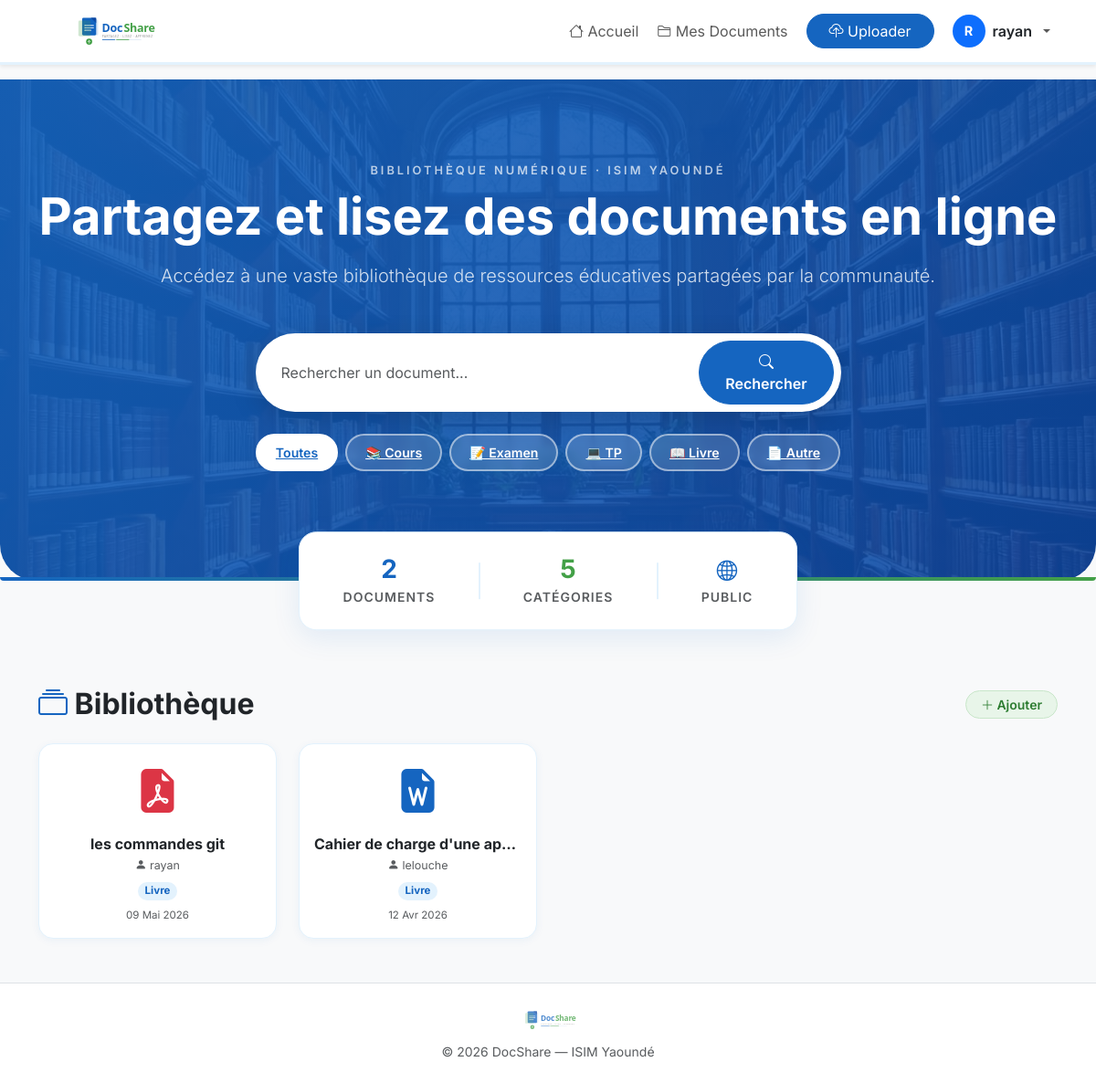
Screenshot of / (signed in) with the database file from the repository.
### core/models.py (models this page shows, shortened)
class Document(models.Model):
    titre = models.CharField(max_length=255)
    description = models.TextField(blank=True)
    fichier = models.FileField(upload_to='documents/')
    categorie = models.CharField(max_length=100)
    auteur = models.ForeignKey(User, on_delete=models.CASCADE)
    date_upload = models.DateTimeField(auto_now_add=True)

### core/views.py (the view)
# urls.py: path('', views.home, name='home'),
def home(request):
    documents = Document.objects.all().order_by('-date_upload')
    categorie_filtre = request.GET.get('categorie', '')
    if categorie_filtre:
        documents = documents.filter(categorie=categorie_filtre)
    search = request.GET.get('search', '')
    if search:
        documents = documents.filter(
            Q(titre__icontains=search) | Q(description__icontains=search)
        )
    paginator = Paginator(documents, 12)
    page_num = request.GET.get('page', 1)
    documents_page = paginator.get_page(page_num)
    return render(request, 'core/home.html', {
        'documents': documents_page,
        'categories': CATEGORIES,
        'categorie_filtre': categorie_filtre,
        'search': search,
    })

### core/templates/core/home.html (shortened to what this page needs)
{% extends 'core/base.html' %}
{% load static %}
{% block content %}
<header class="hero-section text-center fade-in">
    <div class="container">
        <p class="text-uppercase fw-semibold mb-2" style="letter-spacing:3px; color:rgba(255,255,255,0.7); font-size:0.8rem;">
            Bibliothèque numérique · ISIM Yaoundé
        </p>
        <h1 class="display-4 fw-bold mb-3">Partagez et lisez des documents en ligne</h1>
        <p class="lead mb-5" style="color:rgba(255,255,255,0.8);">Accédez à une vaste bibliothèque de ressources éducatives partagées par la communauté.</p>
        <div class="row justify-content-center">
            <div class="col-md-8 col-lg-7">
                <form method="get" action="{% url 'home' %}" class="search-box d-flex align-items-center mb-4" id="form-search">
                    <input type="text" name="search" class="form-control border-0"
                           placeholder="Rechercher un document..."
                           value="{{ search|default:'' }}" id="search-input">
                    <button type="submit" class="btn btn-primary fw-semibold ms-1">
                        <i class="bi bi-search"></i> Rechercher
                    </button>
                </form>
                <div class="d-flex flex-wrap justify-content-center gap-2" id="cat-filters">
                    <a href="{% url 'home' %}{% if search %}?search={{ search }}{% endif %}"
                       class="cat-filter-btn {% if not categorie_filtre %}active{% endif %}">
                        Toutes
                    </a>
                    <a href="?categorie=Cours{% if search %}&search={{ search }}{% endif %}"
                       class="cat-filter-btn {% if categorie_filtre == 'Cours' %}active{% endif %}">
                        📚 Cours
                    </a>
                    <a href="?categorie=Examen{% if search %}&search={{ search }}{% endif %}"
                       class="cat-filter-btn {% if categorie_filtre == 'Examen' %}active{% endif %}">
                        📝 Examen
                    </a>
                    <a href="?categorie=TP{% if search %}&search={{ search }}{% endif %}"
                       class="cat-filter-btn {% if categorie_filtre == 'TP' %}active{% endif %}">
                        💻 TP
                    </a>
                    <a href="?categorie=Livre{% if search %}&search={{ search }}{% endif %}"
                       class="cat-filter-btn {% if categorie_filtre == 'Livre' %}active{% endif %}">
                        📖 Livre
                    </a>
                    <a href="?categorie=Autre{% if search %}&search={{ search }}{% endif %}"
                       class="cat-filter-btn {% if categorie_filtre == 'Autre' %}active{% endif %}">
                        📄 Autre
                    </a>
                </div>
            </div>
        </div>
    </div>
</header>
<div class="container fade-in">
    <div class="row justify-content-center">
        <div class="col-md-8 col-lg-6">
            <div class="stats-card p-4 d-flex justify-content-around align-items-center text-center">
                <div>
                    <h3 class="fw-bold mb-0" style="color:#1565C0;">{{ documents.paginator.count|default:0 }}</h3>
                    <span class="text-muted small fw-semibold text-uppercase" style="letter-spacing:1px;">Documents</span>
                </div>
                <div class="stat-divider"></div>
                <div>
                    <h3 class="fw-bold mb-0" style="color:#43A047;">5</h3>
                    <span class="text-muted small fw-semibold text-uppercase" style="letter-spacing:1px;">Catégories</span>
                </div>
                <div class="stat-divider"></div>
                <div>
                    <h3 class="fw-bold mb-0" style="color:#1565C0;">
                        {% if categorie_filtre or search %}
                            <i class="bi bi-funnel-fill" style="font-size:1.4rem;"></i>
                        {% else %}
                            <i class="bi bi-globe2" style="font-size:1.4rem;"></i>
                        {% endif %}
                    </h3>
                    <span class="text-muted small fw-semibold text-uppercase" style="letter-spacing:1px;">
                        {% if categorie_filtre %}{{ categorie_filtre }}{% elif search %}Résultats{% else %}Public{% endif %}
                    </span>
                </div>
            </div>
        </div>
    </div>
    <main class="mt-5">
        <div class="d-flex justify-content-between align-items-center mb-4">
            <h2 class="fw-bold text-dark mb-0">
                <i class="bi bi-collection" style="color:#1565C0;"></i>
                {% if categorie_filtre %}{{ categorie_filtre }}{% elif search %}Résultats pour "{{ search }}"{% else %}Bibliothèque{% endif %}
            </h2>
            {% if user.is_authenticated %}
            <a href="{% url 'uploader_document' %}" class="btn btn-sm rounded-pill px-3 fw-semibold"
               style="background:#E8F5E9; color:#2E7D32; border:1px solid #c8e6c9;">
                <i class="bi bi-plus-lg"></i> Ajouter
            </a>
            {% endif %}
        </div>
        <div class="row g-4">
            {% for doc in documents %}
            <div class="col-6 col-md-4 col-lg-3">
                <a href="{% url 'lire_document' doc.id %}" class="card doc-card p-3 text-center">
                    <div class="doc-icon">
                        {% if '.pdf' in doc.fichier.name|lower %}
                        <i class="bi bi-file-earmark-pdf-fill text-danger"></i>
                        {% elif '.doc' in doc.fichier.name|lower %}
                        <i class="bi bi-file-earmark-word-fill" style="color:#1565C0;"></i>
                        {% elif '.ppt' in doc.fichier.name|lower %}
                        <i class="bi bi-file-earmark-ppt-fill text-warning"></i>
                        {% else %}
                        <i class="bi bi-file-earmark-text-fill text-secondary"></i>
                        {% endif %}
                    </div>
                    <h6 class="card-title fw-bold text-truncate mb-1" title="{{ doc.titre }}">{{ doc.titre }}</h6>
                    <p class="text-muted mb-1" style="font-size:0.78rem;">
                        <i class="bi bi-person-fill"></i> {{ doc.auteur.username }}
                    </p>
                    <div>
                        <span class="badge rounded-pill" style="background:#E3F2FD; color:#1565C0; font-size:0.72rem;">{{ doc.categorie }}</span>
                    </div>
                    <p class="text-muted mt-2 mb-0" style="font-size:0.72rem;">{{ doc.date_upload|date:"d M Y" }}</p>
                </a>
            </div>
            {% endfor %}
        </div>
    </main>
</div>
{% endblock %}

### core/templates/core/base.html (shortened to what this page needs)
{% load static %}
<!DOCTYPE html>
<html lang="fr">
<head>
    <link href="https://cdn.jsdelivr.net/npm/bootstrap@5.3.2/dist/css/bootstrap.min.css" rel="stylesheet">
    <link rel="stylesheet" href="https://cdn.jsdelivr.net/npm/bootstrap-icons@1.11.1/font/bootstrap-icons.css">
    <link rel="stylesheet" href="{% static 'css/home.css' %}">
</head>
<body>
    <nav class="navbar navbar-expand-lg navbar-light bg-white shadow-sm sticky-top">
        <div class="container">
            <a class="navbar-brand p-0" href="{% url 'home' %}">
                <img src="{% static 'images/docshare_logo.svg' %}" alt="DocShare" height="50">
            </a>
            <div class="collapse navbar-collapse justify-content-end" id="navbarNav">
                <ul class="navbar-nav align-items-center gap-1">
                    <li class="nav-item">
                        <a class="nav-link" href="{% url 'home' %}"><i class="bi bi-house"></i> Accueil</a>
                    </li>
                    {% if user.is_authenticated %}
                    <li class="nav-item">
                        <a class="nav-link" href="{% url 'mes_documents' %}"><i class="bi bi-folder2"></i> Mes
                            Documents</a>
                    </li>
                    <li class="nav-item">
                        <a class="btn btn-primary rounded-pill px-4 ms-2" href="{% url 'uploader_document' %}">
                            <i class="bi bi-cloud-upload"></i> Uploader
                        </a>
                    </li>
                    <li class="nav-item dropdown ms-2">
                        <a class="nav-link dropdown-toggle d-flex align-items-center gap-2" href="#" id="userDropdown"
                            role="button" data-bs-toggle="dropdown" aria-expanded="false">
                            <span
                                class="bg-primary text-white rounded-circle d-flex align-items-center justify-content-center fw-bold"
                                style="width:36px;height:36px;font-size:0.9rem;">
                                {{ user.username|slice:":1"|upper }}
                            </span>
                            <span class="fw-semibold text-dark">{{ user.username }}</span>
                        </a>
                    </li>
                    {% endif %}
                </ul>
            </div>
        </div>
    </nav>
    {% block content %}{% endblock %}
    <footer class="bg-white text-center py-4 mt-5 border-top">
        <div class="container">
            <img src="{% static 'images/docshare_logo.svg' %}" alt="DocShare" height="32" class="mb-2 opacity-75">
            <p class="mb-0 text-muted small">© 2026 DocShare — ISIM Yaoundé</p>
        </div>
    </footer>
</body>
</html>

### static/css/home.css (style rules this page uses)
:root { --primary: #1565C0; --primary-dark: #0D47A1; --primary-light: #E3F2FD; --accent: #43A047; --accent-dark: #2E7D32; --accent-light: #E8F5E9; --text: #212529; --text-muted: #6c757d; --bg: #f8f9fa; --white: #ffffff; --border: #dee2e6; --radius: 10px; }
body { font-family: 'Segoe UI', Tahoma, Geneva, Verdana, sans-serif; background-color: var(--bg); color: var(--text); }
.navbar { border-bottom: 3px solid var(--primary-light); }
.navbar-brand img { height: 48px; width: auto; }
.btn-primary { background-color: var(--primary) !important; border-color: var(--primary) !important; }
a { color: var(--primary); }

### core/templates/core/base.html (style rules this page uses)
body { font-family: 'Inter', 'Segoe UI', sans-serif; background-color: #f8f9fa; }
.fade-in { opacity: 0; transform: translateY(20px); transition: opacity 0.6s ease-out, transform 0.6s ease-out; }
.fade-in.visible { opacity: 1; transform: translateY(0); }

### rows the page displays
Document: titre "les commandes git", auteur.username "rayan", categorie "Livre", date_upload "09 Mai 2026"
Document: titre "Cahier de charge d'une ap…", auteur.username "lelouche", categorie "Livre", date_upload "12 Avr 2026"

### other values shown
{{ user.username|slice:":1"|upper }} "R"
{{ user.username }} "rayan"
{{ documents.paginator.count|default:0 }} "2"
